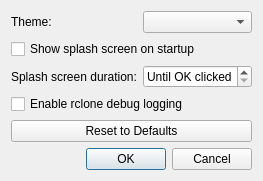
<?xml version="1.0" encoding="UTF-8"?>
<ui version="4.0">
 <class>PreferencesContents</class>
 <widget class="QWidget" name="PreferencesContents">
  <layout class="QVBoxLayout" name="verticalLayout">
   <item>
    <layout class="QFormLayout" name="formLayout">
     <item row="0" column="0">
      <widget class="QLabel" name="themeLabel">
       <property name="text">
        <string>Theme:</string>
       </property>
      </widget>
     </item>
     <item row="0" column="1">
      <widget class="QComboBox" name="themeComboBox"/>
     </item>
     <item row="1" column="0" colspan="2">
      <widget class="QCheckBox" name="splashEnabledCheckBox">
       <property name="text">
        <string>Show splash screen on startup</string>
       </property>
      </widget>
     </item>
     <item row="2" column="0">
      <widget class="QLabel" name="splashSecondsLabel">
       <property name="text">
        <string>Splash screen duration:</string>
       </property>
      </widget>
     </item>
     <item row="2" column="1">
      <widget class="QSpinBox" name="splashSecondsSpinBox">
       <property name="minimum">
        <number>0</number>
       </property>
       <property name="maximum">
        <number>60</number>
       </property>
       <property name="suffix">
        <string> seconds</string>
       </property>
       <property name="specialValueText">
        <string>Until OK clicked</string>
       </property>
      </widget>
     </item>
     <item row="3" column="0" colspan="2">
      <widget class="QCheckBox" name="rcloneDebugCheckBox">
       <property name="text">
        <string>Enable rclone debug logging</string>
       </property>
      </widget>
     </item>
    </layout>
   </item>
   <item>
    <widget class="QPushButton" name="resetToDefaultsButton">
     <property name="text">
      <string>Reset to Defaults</string>
     </property>
    </widget>
   </item>
   <item>
    <widget class="QDialogButtonBox" name="buttonBox">
     <property name="standardButtons">
      <set>QDialogButtonBox::Cancel|QDialogButtonBox::Ok</set>
     </property>
    </widget>
   </item>
  </layout>
 </widget>
 <resources/>
 <connections/>
</ui>
